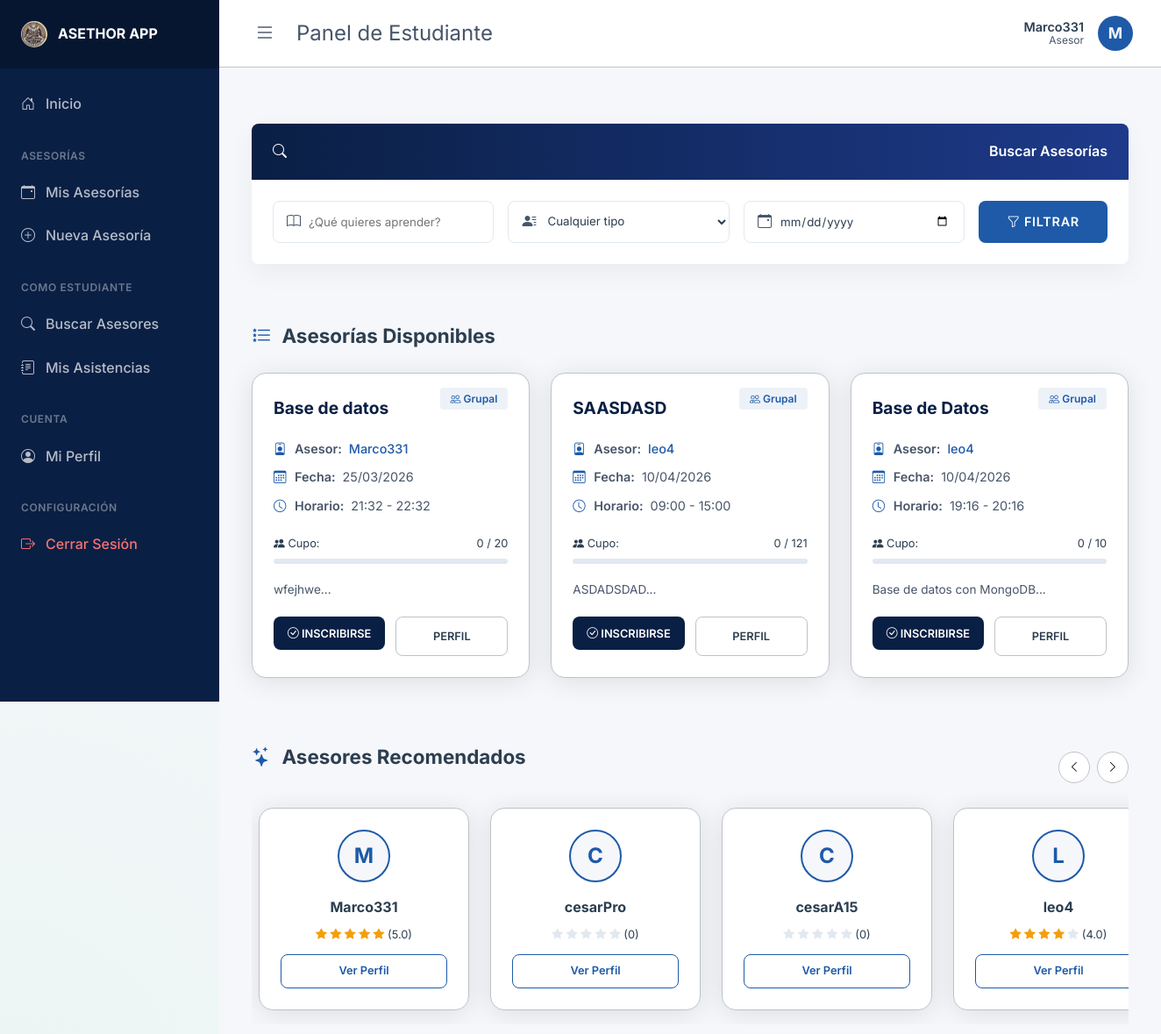
Screenshot of /estudiante/search (signed in) with the database file from the repository.
### app/models.py (models this page shows, shortened)
class Profile(db.Model):
    id = db.Column(db.Integer, primary_key=True)
    user_id = db.Column(db.Integer, db.ForeignKey('user.id'), nullable=False)
    full_name = db.Column(db.String(100), nullable=True)
    bio = db.Column(db.Text, nullable=True)
    strengths = db.Column(db.String(200), nullable=True) # e.g. "matemáticas, programación"
    focus_areas = db.Column(db.String(200), nullable=True) # e.g. "álgebra, base de datos sql"
    rating_avg = db.Column(db.Float, default=0.0) # Calculated average for Asesores

class User(db.Model, UserMixin):
    id = db.Column(db.Integer, primary_key=True)
    username = db.Column(db.String(20), unique=True, nullable=False)
    password_hash = db.Column(db.String(60), nullable=False)
    role = db.Column(db.String(20), nullable=False, default='Estudiante') # Super-Admin, Admin, Asesor, Estudiante
    profile = db.relationship('Profile', backref='user', uselist=False, cascade='all, delete-orphan')
    sessions_given = db.relationship('TutoringSession', backref='asesor', cascade='all, delete-orphan')
    reviews_received = db.relationship('Review', foreign_keys='Review.asesor_id', backref='asesor_reviewed', cascade='all, delete-orphan')
    enrollments = db.relationship('Enrollment', backref='student', cascade='all, delete-orphan')
    reviews_given = db.relationship('Review', foreign_keys='Review.student_id', backref='student_reviewer', cascade='all, delete-orphan')

class TutoringSession(db.Model):
    id = db.Column(db.Integer, primary_key=True)
    asesor_id = db.Column(db.Integer, db.ForeignKey('user.id'), nullable=False)
    topic = db.Column(db.String(100), nullable=False)
    description = db.Column(db.Text, nullable=False)
    date = db.Column(db.Date, nullable=False)
    start_time = db.Column(db.Time, nullable=False)
    end_time = db.Column(db.Time, nullable=False)
    session_type = db.Column(db.String(20), nullable=False, default='Individual') # Individual, Grupal
    capacity = db.Column(db.Integer, default=1)
    enrollments = db.relationship('Enrollment', backref='session', cascade='all, delete-orphan')
    reviews = db.relationship('Review', foreign_keys='Review.session_id', backref='session_reviewed', cascade='all, delete-orphan')

### app/routes/estudiante.py (the view)
@estudiante.route('/search')
def search():
    query = TutoringSession.query
    topic = request.args.get('topic')
    session_type = request.args.get('session_type')
    date = request.args.get('date')
    if topic:
        query = query.filter(TutoringSession.topic.ilike(f'%{topic}%'))
    if session_type:
        query = query.filter(TutoringSession.session_type == session_type)
    if date:
        query = query.filter(TutoringSession.date == date)
    sessions = query.order_by(TutoringSession.date, TutoringSession.start_time).all()
    asesores = User.query.filter_by(role='Asesor').all()
    return render_template('estudiante/search.html', title='Buscar Asesorías', sessions=sessions, asesores=asesores)

### app/templates/estudiante/search.html (shortened to what this page needs)
{% extends 'base.html' %}
{% set title = 'Panel de Estudiante' %}
{% block content %}
<div class="dashboard-container">
    <div class="search-section-wrapper">
        <div class="widget search-widget glass">
            <div class="widget-header">
                <i class="bi bi-search"></i> Buscar Asesorías
            </div>
            <div class="widget-body">
                <form method="GET" action="{{ url_for('estudiante.search') }}" class="search-form">
                    <div class="form-row">
                        <div class="input-group">
                            <input type="text" name="topic" placeholder="¿Qué quieres aprender?" class="form-control" value="{{ request.args.get('topic', '') }}">
                        </div>
                        <div class="input-group">
                            <select name="session_type" class="form-select">
                                <option value="">Cualquier tipo</option>
                            </select>
                        </div>
                        <div class="input-group">
                            <input type="date" name="date" class="form-control" value="{{ request.args.get('date', '') }}">
                        </div>
                        <button type="submit" class="btn btn-search">
                            <i class="bi bi-funnel"></i> FILTRAR
                        </button>
                    </div>
                </form>
            </div>
        </div>
    </div>
    {% if sessions %}
    <div class="results-section">
        <h2 class="section-title"><i class="bi bi-list-stars"></i> Asesorías Disponibles</h2>
        <div class="grid-cards">
            {% for session in sessions %}
            <div class="glass card session-card">
                <div class="card-tag">
                    <i class="bi {% if session.session_type == 'Individual' %}bi-person{% else %}bi-people{% endif %}"></i> {{ session.session_type }}
                </div>
                <h3 class="session-topic">{{ session.topic }}</h3>
                <div class="session-info">
                    <p><i class="bi bi-person-badge"></i> <span>Asesor:</span> <a href="{{ url_for('main.asesor_profile', asesor_id=session.asesor_id) }}">{{ session.asesor.profile.full_name or session.asesor.username }}</a></p>
                    <p><i class="bi bi-calendar3"></i> <span>Fecha:</span> {{ session.date.strftime('%d/%m/%Y') }}</p>
                    <p><i class="bi bi-clock"></i> <span>Horario:</span> {{ session.start_time.strftime('%H:%M') }} - {{ session.end_time.strftime('%H:%M') }}</p>
                    <div class="capacity-bar-container">
                        <div class="capacity-info">
                            <span><i class="bi bi-people-fill"></i> Cupo:</span>
                            <span>{{ session.enrollments|length }} / {{ session.capacity }}</span>
                        </div>
                        <div class="progress-bar">
                            {% set porcentaje = (session.enrollments|length / session.capacity * 100)|round %}
                        </div>
                    </div>
                </div>
                <p class="session-desc">{{ session.description[:80] }}...</p>
                <div class="card-actions">
                    {% if session.enrollments|length >= session.capacity %}
                        <button class="btn btn-disabled" disabled>
                            <i class="bi bi-x-circle"></i> LLENO
                        </button>
                    {% else %}
                        <form action="{{ url_for('estudiante.enroll', session_id=session.id) }}" method="POST">
                            <button type="submit" class="btn btn-action-primary">
                                <i class="bi bi-check-circle"></i> INSCRIBIRSE
                            </button>
                        </form>
                    {% endif %}
                    <a href="{{ url_for('main.asesor_profile', asesor_id=session.asesor_id) }}" class="btn btn-action-outline">
                        PERFIL
                    </a>
                </div>
            </div>
            {% endfor %}
        </div>
    </div>
    {% else %}
    <div class="no-results glass">
        <i class="bi bi-info-circle"></i>
        <p>No se encontraron asesorías disponibles con esos filtros.</p>
    </div>
    {% endif %}
    <div class="recommended-section mt-5">
        <div class="carousel-header">
            <h2 class="section-title"><i class="bi bi-stars"></i> Asesores Recomendados</h2>
            <div class="carousel-controls">
                <button class="carousel-btn prev" onclick="scrollCarousel(-1)"><i class="bi bi-chevron-left"></i></button>
                <button class="carousel-btn next" onclick="scrollCarousel(1)"><i class="bi bi-chevron-right"></i></button>
            </div>
        </div>
        <div class="asesores-carousel" id="asesoresCarousel">
            <div class="carousel-track">
                {% for asesor in asesores %}
                <div class="asesor-card glass">
                    <div class="asesor-avatar">
                        {{ asesor.username[0]|upper }}
                    </div>
                    <h4 class="asesor-name">{{ asesor.profile.full_name or asesor.username }}</h4>
                    <div class="asesor-rating">
                        {% set rating = asesor.profile.rating_avg or 0 %}
                        {% for i in range(5) %}
                            <i class="bi bi-star-fill {% if i < rating %}filled{% endif %}"></i>
                        {% endfor %}
                        <span>({{ rating }})</span>
                    </div>
                    <a href="{{ url_for('main.asesor_profile', asesor_id=asesor.id) }}" class="btn btn-view-profile">
                        Ver Perfil
                    </a>
                </div>
                {% endfor %}
            </div>
        </div>
    </div>
</div>
{% endblock %}

### app/templates/base.html (shortened to what this page needs)
<!DOCTYPE html>
<html lang="es">
<head>
    <link rel="stylesheet" href="{{ url_for('static', filename='css/style.css') }}">
    <link rel="stylesheet" href="https://cdn.jsdelivr.net/npm/bootstrap-icons@1.11.3/font/bootstrap-icons.min.css">
</head>
<body>
    {% if current_user.is_authenticated %}
    <div class="app-wrapper">
        <aside id="sidebar" class="sidebar">
            <div class="sidebar-header">
                <img src="{{ url_for('static', filename='img/logo.jpg') }}" alt="Logo" style="height: 30px; width: 30px; object-fit: cover; border-radius: 50%;">
                <span style="font-weight: 700;">ASETHOR APP</span>
            </div>
            <nav class="sidebar-nav">
                {% if current_user.role != 'Estudiante' %}
                    <a href="{{ url_for('main.home') }}" class="sidebar-link">
                        <i class="bi bi-house-door"></i> Inicio
                    </a>
                {% endif %}
                {% if current_user.role == 'Super-Admin' or current_user.role == 'Admin' %}
                    <div class="sidebar-section">Administración</div>
                    <a href="{{ url_for('admin.dashboard') }}" class="sidebar-link">
                        <i class="bi bi-speedometer2"></i> Panel Admin
                    </a>
                    <a href="{{ url_for('admin.create_user') }}" class="sidebar-link">
                        <i class="bi bi-person-plus"></i> Crear Usuario
                    </a>
                {% elif current_user.role == 'Asesor' %}
                    <div class="sidebar-section">Asesorías</div>
                    <a href="{{ url_for('asesor.sessions') }}" class="sidebar-link">
                        <i class="bi bi-calendar-event"></i> Mis Asesorías
                    </a>
                    <a href="{{ url_for('asesor.new_session') }}" class="sidebar-link">
                        <i class="bi bi-plus-circle"></i> Nueva Asesoría
                    </a>
                    <div class="sidebar-section">Como Estudiante</div>
                    <a href="{{ url_for('estudiante.search') }}" class="sidebar-link">
                        <i class="bi bi-search"></i> Buscar Asesores
                    </a>
                    <a href="{{ url_for('estudiante.my_sessions') }}" class="sidebar-link">
                        <i class="bi bi-journal-text"></i> Mis Asistencias
                    </a>
                    <div class="sidebar-section">Cuenta</div>
                    <a href="{{ url_for('asesor.profile') }}" class="sidebar-link">
                        <i class="bi bi-person-circle"></i> Mi Perfil
                    </a>
                {% endif %}
                <div class="sidebar-section">Configuración</div>
                <a href="{{ url_for('auth.logout') }}" class="sidebar-link" style="color: #f87171;">
                    <i class="bi bi-box-arrow-right"></i> Cerrar Sesión
                </a>
            </nav>
        </aside>
        <main class="main-wrapper">
            <header class="topbar">
                <div class="d-flex align-center gap-1">
                    <button id="sidebarToggle" class="btn-toggle">
                        <i class="bi bi-list"></i>
                    </button>
                    <div class="topbar-title">{% if title %}{{ title }}{% else %}Inicio{% endif %}</div>
                </div>
                <div class="topbar-profile">
                    <div style="text-align: right; line-height: 1.2;">
                        <div style="font-weight: 600; color: var(--text-primary); font-size: 0.9rem;">{{ current_user.profile.full_name or current_user.username }}</div>
                        <div style="font-size: 0.75rem; color: var(--text-secondary);">{{ current_user.role }}</div>
                    </div>
                    <div class="avatar">{{ current_user.username[0]|upper }}</div>
                </div>
            </header>
            <div class="container" style="padding: 2rem;">
    {% endif %}
        {% block content %}{% endblock %}
    {% if current_user.is_authenticated %}
            </div>
        </main>
    </div>
    {% else %}
    </main>
    {% endif %}
</body>
</html>

### rows the page displays
Profile: profile "Marco331", rating_avg "5.0"
User: role "Asesor", username "M", profile "Marco331"
TutoringSession: session_type "Grupal", topic "Base de datos", asesor.profile "Marco331", date "25/03/2026", start_time "21:32", end_time "22:32", enrollments|length "0", capacity "20", description "wfejhwe"
TutoringSession: session_type "Grupal", topic "SAASDASD", asesor.profile "leo4", date "10/04/2026", start_time "09:00", end_time "15:00", enrollments|length "0", capacity "121", description "ASDADSDAD"
TutoringSession: session_type "Grupal", topic "Base de Datos", asesor.profile "leo4", date "10/04/2026", start_time "19:16", end_time "20:16", enrollments|length "0", capacity "10", description "Base de datos con MongoDB"
User: username "C", profile "cesarPro", rating "0"
User: username "C", profile "cesarA15", rating "0"
User: username "L", profile "leo4"
Profile: rating_avg "4.0"

### other values shown
{{ title }} "Panel de Estudiante"
